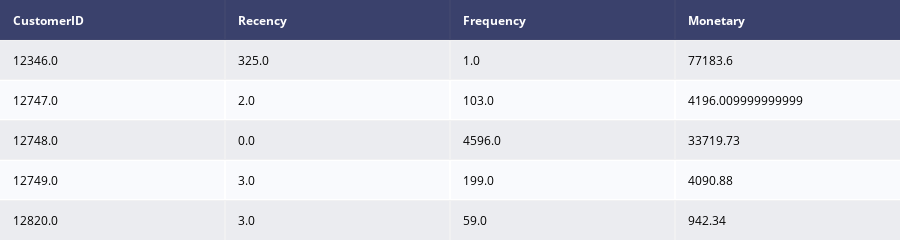

The code cell stored with this chart in its notebook:
### Code cell
#Rename column names to Recency, Frequency and Monetary
RFMScores.rename(columns={'InvoiceDate': 'Recency', 
                         'InvoiceNo': 'Frequency', 
                         'TotalAmount': 'Monetary'}, inplace=True)

RFMScores.reset_index().head()
data = ff.create_table(RFMScores.reset_index().head())
data

### Figure 1 — Plotly figure (JSON) as saved in the notebook; plotly's stock layout.template omitted (floating-point values rounded to 4 significant figures)
{"data": [{"colorscale": [[0, "#00083e"], [0.5, "#ededee"], [1, "#ffffff"]], "hoverinfo": "none", "opacity": 0.75, "showscale": false, "type": "heatmap", "z": [[0, 0, 0, 0], [0.5, 0.5, 0.5, 0.5], [1, 1, 1, 1], [0.5, 0.5, 0.5, 0.5], [1, 1, 1, 1], [0.5, 0.5, 0.5, 0.5]]}], "layout": {"annotations": [{"align": "left", "font": {"color": "#ffffff"}, "showarrow": false, "text": "<b>CustomerID</b>", "x": -0.45, "xanchor": "left", "xref": "x", "y": 0, "yref": "y"}, {"align": "left", "font": {"color": "#ffffff"}, "showarrow": false, "text": "<b>Recency</b>", "x": 0.55, "xanchor": "left", "xref": "x", "y": 0, "yref": "y"}, {"align": "left", "font": {"color": "#ffffff"}, "showarrow": false, "text": "<b>Frequency</b>", "x": 1.55, "xanchor": "left", "xref": "x", "y": 0, "yref": "y"}, {"align": "left", "font": {"color": "#ffffff"}, "showarrow": false, "text": "<b>Monetary</b>", "x": 2.55, "xanchor": "left", "xref": "x", "y": 0, "yref": "y"}, {"align": "left", "font": {"color": "#000000"}, "showarrow": false, "text": "12346.0", "x": -0.45, "xanchor": "left", "xref": "x", "y": 1, "yref": "y"}, {"align": "left", "font": {"color": "#000000"}, "showarrow": false, "text": "325.0", "x": 0.55, "xanchor": "left", "xref": "x", "y": 1, "yref": "y"}, {"align": "left", "font": {"color": "#000000"}, "showarrow": false, "text": "1.0", "x": 1.55, "xanchor": "left", "xref": "x", "y": 1, "yref": "y"}, {"align": "left", "font": {"color": "#000000"}, "showarrow": false, "text": "77183.6", "x": 2.55, "xanchor": "left", "xref": "x", "y": 1, "yref": "y"}, {"align": "left", "font": {"color": "#000000"}, "showarrow": false, "text": "12747.0", "x": -0.45, "xanchor": "left", "xref": "x", "y": 2, "yref": "y"}, {"align": "left", "font": {"color": "#000000"}, "showarrow": false, "text": "2.0", "x": 0.55, "xanchor": "left", "xref": "x", "y": 2, "yref": "y"}, {"align": "left", "font": {"color": "#000000"}, "showarrow": false, "text": "103.0", "x": 1.55, "xanchor": "left", "xref": "x", "y": 2, "yref": "y"}, {"align": "left", "font": {"color": "#000000"}, "showarrow": false, "text": "4196.009999999999", "x": 2.55, "xanchor": "left", "xref": "x", "y": 2, "yref": "y"}, {"align": "left", "font": {"color": "#000000"}, "showarrow": false, "text": "12748.0", "x": -0.45, "xanchor": "left", "xref": "x", "y": 3, "yref": "y"}, {"align": "left", "font": {"color": "#000000"}, "showarrow": false, "text": "0.0", "x": 0.55, "xanchor": "left", "xref": "x", "y": 3, "yref": "y"}, {"align": "left", "font": {"color": "#000000"}, "showarrow": false, "text": "4596.0", "x": 1.55, "xanchor": "left", "xref": "x", "y": 3, "yref": "y"}, {"align": "left", "font": {"color": "#000000"}, "showarrow": false, "text": "33719.73", "x": 2.55, "xanchor": "left", "xref": "x", "y": 3, "yref": "y"}, {"align": "left", "font": {"color": "#000000"}, "showarrow": false, "text": "12749.0", "x": -0.45, "xanchor": "left", "xref": "x", "y": 4, "yref": "y"}, {"align": "left", "font": {"color": "#000000"}, "showarrow": false, "text": "3.0", "x": 0.55, "xanchor": "left", "xref": "x", "y": 4, "yref": "y"}, {"align": "left", "font": {"color": "#000000"}, "showarrow": false, "text": "199.0", "x": 1.55, "xanchor": "left", "xref": "x", "y": 4, "yref": "y"}, {"align": "left", "font": {"color": "#000000"}, "showarrow": false, "text": "4090.88", "x": 2.55, "xanchor": "left", "xref": "x", "y": 4, "yref": "y"}, {"align": "left", "font": {"color": "#000000"}, "showarrow": false, "text": "12820.0", "x": -0.45, "xanchor": "left", "xref": "x", "y": 5, "yref": "y"}, {"align": "left", "font": {"color": "#000000"}, "showarrow": false, "text": "3.0", "x": 0.55, "xanchor": "left", "xref": "x", "y": 5, "yref": "y"}, {"align": "left", "font": {"color": "#000000"}, "showarrow": false, "text": "59.0", "x": 1.55, "xanchor": "left", "xref": "x", "y": 5, "yref": "y"}, {"align": "left", "font": {"color": "#000000"}, "showarrow": false, "text": "942.34", "x": 2.55, "xanchor": "left", "xref": "x", "y": 5, "yref": "y"}], "height": 230, "margin": {"b": 0, "l": 0, "r": 0, "t": 0}, "xaxis": {"dtick": 1, "gridwidth": 2, "showticklabels": false, "tick0": -0.5, "ticks": "", "zeroline": false}, "yaxis": {"autorange": "reversed", "dtick": 1, "gridwidth": 2, "showticklabels": false, "tick0": 0.5, "ticks": "", "zeroline": false}}}
